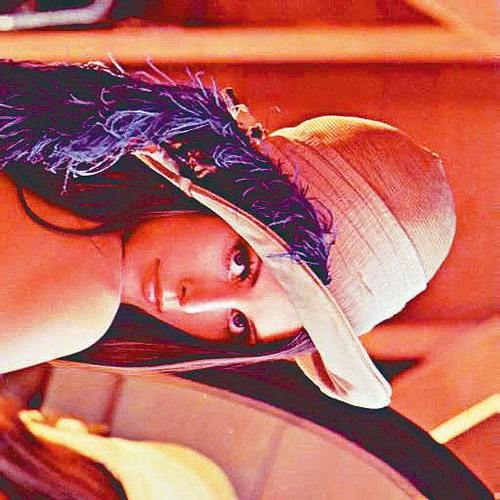
#> input picture CPP_OpenCV/img/Lena.jpg, 500 x 500 px
$ python LUT.py
#> lines starting #> are read from the running program, lines starting #| are printed output that depends on the picture
import cv2 as cv
src = cv.imread("../../CPP_OpenCV/img/Lena.jpg")
#> src is the input picture: shape (500, 500, 3); mean B, G, R 93.5, 102.5, 185.9
cv.namedWindow("input image", cv.WINDOW_AUTOSIZE)
cv.imshow("input image", src)
dst = cv.applyColorMap(src,cv.COLORMAP_AUTUMN)
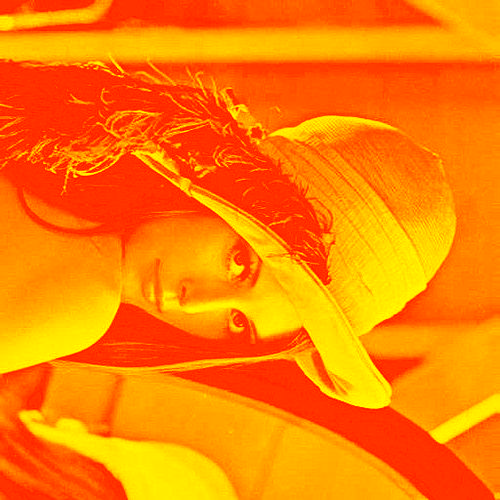
#> dst: shape (500, 500, 3); mean B, G, R 0, 126.4, 255
cv.imshow("output image",dst)
cv.waitKey(0)
cv.destroyAllWindows()
